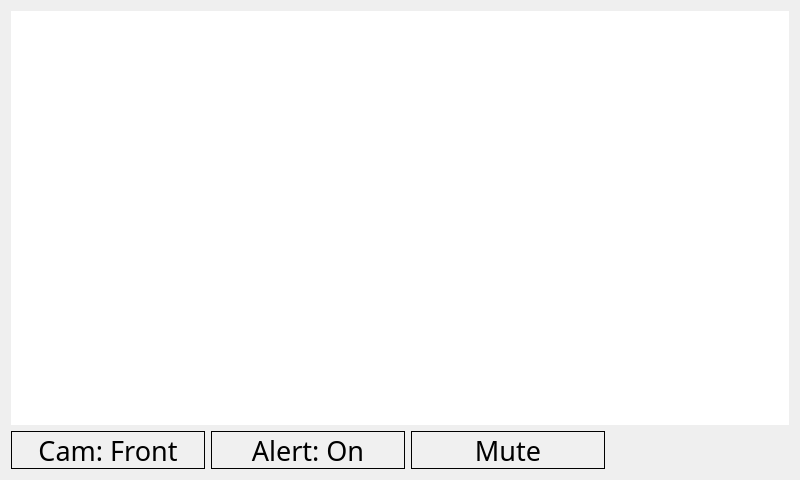
<?xml version="1.0" encoding="UTF-8"?>
<ui version="4.0">
 <class>MainWindow</class>
 <widget class="QMainWindow" name="MainWindow">
  <property name="windowModality">
   <enum>Qt::NonModal</enum>
  </property>
  <property name="geometry">
   <rect>
    <x>0</x>
    <y>0</y>
    <width>800</width>
    <height>480</height>
   </rect>
  </property>
  <property name="windowTitle">
   <string>CarSmartCam</string>
  </property>
  <property name="autoFillBackground">
   <bool>false</bool>
  </property>
  <property name="styleSheet">
   <string notr="true"/>
  </property>
  <widget class="QWidget" name="centralWidget">
   <layout class="QGridLayout" name="gridLayout">
    <item row="0" column="2">
     <layout class="QVBoxLayout" name="verticalLayout">
      <item>
       <widget class="QGraphicsView" name="graphicsView">
        <property name="sizePolicy">
         <sizepolicy hsizetype="Expanding" vsizetype="Expanding">
          <horstretch>0</horstretch>
          <verstretch>3</verstretch>
         </sizepolicy>
        </property>
        <property name="frameShape">
         <enum>QFrame::NoFrame</enum>
        </property>
        <property name="frameShadow">
         <enum>QFrame::Plain</enum>
        </property>
        <property name="backgroundBrush">
         <brush brushstyle="NoBrush">
          <color alpha="0">
           <red>0</red>
           <green>0</green>
           <blue>0</blue>
          </color>
         </brush>
        </property>
        <property name="viewportUpdateMode">
         <enum>QGraphicsView::FullViewportUpdate</enum>
        </property>
       </widget>
      </item>
      <item>
       <layout class="QHBoxLayout" name="horizontalLayout">
        <item>
         <widget class="QPushButton" name="changeCamBtn">
          <property name="sizePolicy">
           <sizepolicy hsizetype="Fixed" vsizetype="Minimum">
            <horstretch>0</horstretch>
            <verstretch>0</verstretch>
           </sizepolicy>
          </property>
          <property name="minimumSize">
           <size>
            <width>194</width>
            <height>38</height>
           </size>
          </property>
          <property name="styleSheet">
           <string notr="true">background-color: rgb(240, 240, 240);
color: rgb(0, 0, 0);
font: 20pt 14pt;
border-radius:0px;
border: 1px solid #000;
padding-right: 10px;
padding-left: 10px;</string>
          </property>
          <property name="text">
           <string>Cam: Front</string>
          </property>
          <property name="icon">
           <iconset resource="../../resources.qrc">
            <normaloff>:/resources/images/flip-camera.png</normaloff>:/resources/images/flip-camera.png</iconset>
          </property>
          <property name="iconSize">
           <size>
            <width>32</width>
            <height>32</height>
           </size>
          </property>
          <property name="checkable">
           <bool>false</bool>
          </property>
          <property name="default">
           <bool>true</bool>
          </property>
          <property name="flat">
           <bool>false</bool>
          </property>
         </widget>
        </item>
        <item alignment="Qt::AlignLeft|Qt::AlignTop">
         <widget class="QPushButton" name="alertBtn">
          <property name="sizePolicy">
           <sizepolicy hsizetype="Fixed" vsizetype="Minimum">
            <horstretch>0</horstretch>
            <verstretch>0</verstretch>
           </sizepolicy>
          </property>
          <property name="minimumSize">
           <size>
            <width>194</width>
            <height>38</height>
           </size>
          </property>
          <property name="styleSheet">
           <string notr="true">background-color: rgb(240, 240, 240);
color: rgb(0, 0, 0);
font: 20pt 14pt;
border-radius:0px;
border: 1px solid #000;
padding-right: 10px;
padding-left: 10px;</string>
          </property>
          <property name="text">
           <string>Alert: On</string>
          </property>
          <property name="icon">
           <iconset resource="../../resources.qrc">
            <normaloff>:/resources/images/warn.png</normaloff>:/resources/images/warn.png</iconset>
          </property>
          <property name="iconSize">
           <size>
            <width>32</width>
            <height>32</height>
           </size>
          </property>
          <property name="checkable">
           <bool>false</bool>
          </property>
          <property name="default">
           <bool>true</bool>
          </property>
          <property name="flat">
           <bool>false</bool>
          </property>
         </widget>
        </item>
        <item>
         <widget class="QPushButton" name="muteBtn">
          <property name="sizePolicy">
           <sizepolicy hsizetype="Fixed" vsizetype="Minimum">
            <horstretch>0</horstretch>
            <verstretch>0</verstretch>
           </sizepolicy>
          </property>
          <property name="minimumSize">
           <size>
            <width>194</width>
            <height>38</height>
           </size>
          </property>
          <property name="styleSheet">
           <string notr="true">background-color: rgb(240, 240, 240);
color: rgb(0, 0, 0);
font: 20pt 14pt;
border-radius:0px;
border: 1px solid #000;
padding-right: 10px;
padding-left: 10px;</string>
          </property>
          <property name="text">
           <string>Mute</string>
          </property>
          <property name="icon">
           <iconset resource="../../resources.qrc">
            <normaloff>:/resources/images/mute.png</normaloff>:/resources/images/mute.png</iconset>
          </property>
          <property name="iconSize">
           <size>
            <width>32</width>
            <height>32</height>
           </size>
          </property>
          <property name="checkable">
           <bool>false</bool>
          </property>
          <property name="default">
           <bool>true</bool>
          </property>
          <property name="flat">
           <bool>false</bool>
          </property>
         </widget>
        </item>
        <item>
         <spacer name="horizontalSpacer">
          <property name="orientation">
           <enum>Qt::Horizontal</enum>
          </property>
          <property name="sizeHint" stdset="0">
           <size>
            <width>40</width>
            <height>20</height>
           </size>
          </property>
         </spacer>
        </item>
        <item>
         <widget class="QPushButton" name="menuBtn">
          <property name="sizePolicy">
           <sizepolicy hsizetype="Fixed" vsizetype="Fixed">
            <horstretch>0</horstretch>
            <verstretch>0</verstretch>
           </sizepolicy>
          </property>
          <property name="minimumSize">
           <size>
            <width>44</width>
            <height>38</height>
           </size>
          </property>
          <property name="styleSheet">
           <string notr="true">background: (240, 240, 240)</string>
          </property>
          <property name="text">
           <string/>
          </property>
          <property name="icon">
           <iconset resource="../../resources.qrc">
            <normaloff>:/resources/images/menu.png</normaloff>:/resources/images/menu.png</iconset>
          </property>
          <property name="iconSize">
           <size>
            <width>32</width>
            <height>32</height>
           </size>
          </property>
          <property name="flat">
           <bool>true</bool>
          </property>
         </widget>
        </item>
       </layout>
      </item>
     </layout>
    </item>
   </layout>
  </widget>
 </widget>
 <layoutdefault spacing="6" margin="11"/>
 <resources>
  <include location="../../resources.qrc"/>
 </resources>
 <connections/>
</ui>
